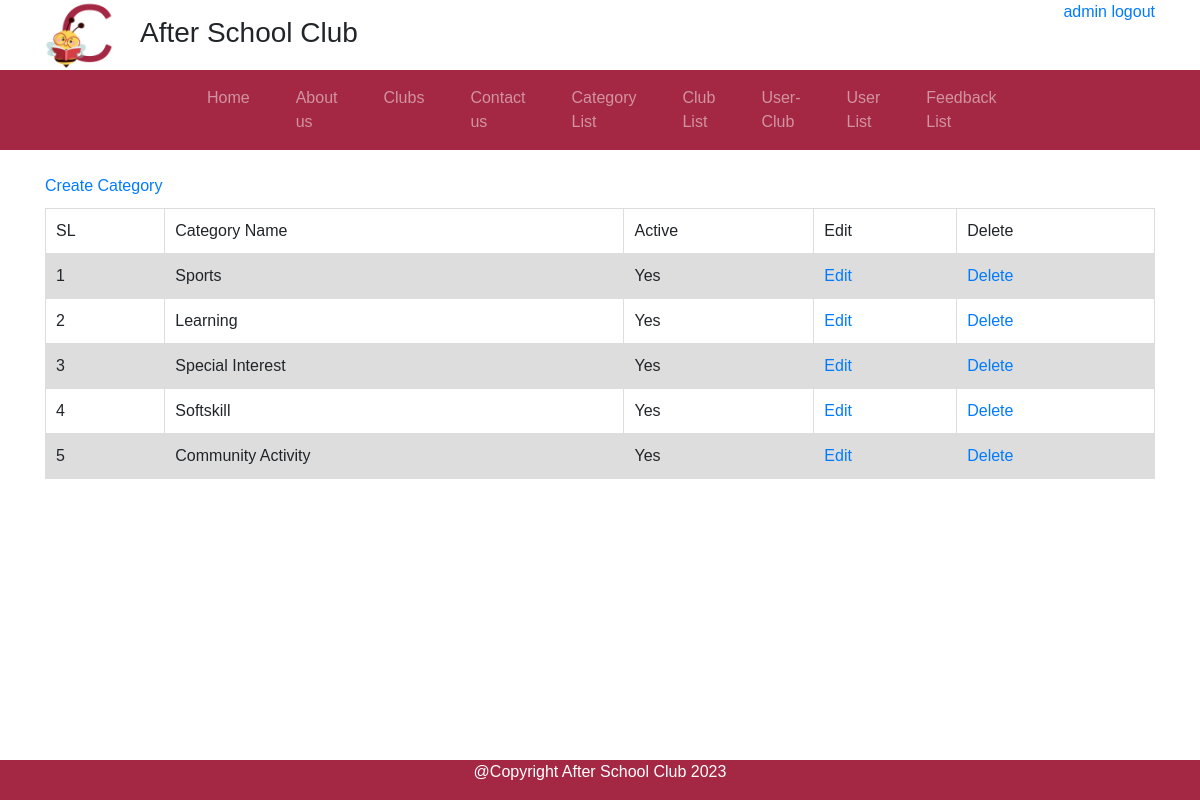
The app's page /categoryList.php (signed in) with its own data.
### tables this page shows
CREATE TABLE `category` (
  `category_id` int(100) NOT NULL,
  `name` varchar(255) NOT NULL,
  `active` tinyint(4) NOT NULL
);

### categoryList.php (the view, shortened to what this page needs)
<?php
if (isset($_SESSION['id']) && isset($_SESSION['user_name'])) {
?>
<!DOCTYPE html>
<html lang="en">
<head>
    <link rel="stylesheet" href="bootstrap-4.0.0/dist/css/bootstrap.min.css">
    <link rel="stylesheet" href="https://maxcdn.bootstrapcdn.com/font-awesome/4.7.0/css/font-awesome.min.css">
    <link rel="stylesheet" href="css/style.css">
</head>
<body>
    <div class="container">
        <div class="row">
          <div class="col-md-6 col-sm-6">
              <div class="row">
                  <div class="col-md-2 col-sm-6">
                    <img src="image/C.png" class="img-responsive" width="70" height="70">
                  </div>
                  <div class="col-md-10 col-sm-6" style="padding-top: 16px;">
                    <h3>After School Club</h3>
                  </div>
              </div>
          </div>
          <div class="col-md-6 col-sm-6" id="addLogin" style="text-align: right;">
              <a href="logout.php" ><?php echo $_SESSION['user_name']; ?> logout</a>
          </div>
        </div>
      </div>
   <nav class="navbar navbar-expand-lg navbar-dark" style="background-color: #a42744;color: white">
      <div class="" id="navbarSupportedContent">
        <ul class="navbar-nav mr-auto">
        <li class="nav-item">
            <a class="nav-link menuColor" href="index.php">Home <span class="sr-only">(current)</span></a>
          </li>
          <li class="nav-item">
            <a class="nav-link menuColor" href="aboutUs.php">About us</a>
          </li>
          <li class="nav-item">
            <a class="nav-link menuColor" href="clubs.php">Clubs</a>
          </li>
          <li class="nav-item">
            <a class="nav-link menuColor" href="contactUs.php">Contact us</a>
          </li>
          <?php if($_SESSION['admin'] == 1)
          echo '<li class="nav-item">
            <a class="nav-link menuColor" href="categoryList.php">Category List</a>
          </li>';
          ?>
          <?php if($_SESSION['admin'] == 1)
          echo '<li class="nav-item">
            <a class="nav-link menuColor" href="clubList.php">Club List</a>
          </li>';
          ?>
          <?php if($_SESSION['admin'] == 1)
          echo '<li class="nav-item">
            <a class="nav-link menuColor" href="userClubList.php">User-Club</a>
          </li>';
          ?>
          <?php if($_SESSION['admin'] == 1)
          echo '<li class="nav-item">
            <a class="nav-link menuColor" href="userList.php">User List</a>
          </li>';
          ?>
          <?php if($_SESSION['admin'] == 1)
          echo '<li class="nav-item">
            <a class="nav-link menuColor" href="feedbackList.php">Feedback List</a>
          </li>';
          ?>
        </ul>
      </div>
    </nav>
    <div class="container">
    <div class="">
      <br>
    <a class="" href="createCategory.php">Create Category</a>
<?php
require('db.php');
$query = "SELECT * FROM category ORDER BY category_id";
echo '<table border="0" cellspacing="2" cellpadding="2">
      <tr>
          <td> <font face="Arial">SL</font> </td>
          <td> <font face="Arial">Category Name</font> </td>
          <td> <font face="Arial">Active</font> </td>
          <td> <font face="Arial">Edit</font> </td>
          <td> <font face="Arial">Delete</font> </td>
      </tr>';
if ($result = $conn->query($query)) {
    $counter = 0;
    while ($row = $result->fetch_assoc()) {
        $field1name = $row["category_id"];
        $field2name = $row["name"];
        $field3name = $row["active"];
        if($field3name==1){
          $field3name = "Yes";
        } else{
          $field3name = "No";
        }
        echo '<tr>
                  <td>'.++$counter.'</td>
                  <td>'.$field2name.'</td>
                  <td>'.$field3name.'</td>
                  <td align="center"><a href="editCategory.php?id='.$field1name.'">Edit</a></td>
                  <td align="center"><a onclick="return checkDelete()" href="deleteCategory.php?id='.$field1name.'">Delete</a></td>
              </tr>';
    }
}
?>
    </div>
    </div>
    <br>
    <div class="footer">
        <p class="text-center">@Copyright After School Club 2023</p>
    </div>
</body>
</html>
<?php
}else{
     header("Location: login.php");
     exit();
}
?>

### css/style.css (style rules this page uses)
body { font-family: Arial, Helvetica, sans-serif; }
.footer { position: fixed; left: 0; bottom: 0; width: 100%; background-color:#a42744; color: white; text-align: center; }
#navbarSupportedContent { padding-left: 153px; padding-right: 183px; }
.nav-item { padding-left: 30px; }
table { border-collapse: collapse; width: 100%; border: #a42744 1px; margin-top:10px; margin-bottom:200px }
td, th { border: 1px solid #dddddd; text-align: left; padding: 10px; }
tr:nth-child(even) { background-color: #dddddd; }

### records on screen
category: name "Sports", active "Yes"
category: name "Learning", active "Yes"
category: name "Special Interest", active "Yes"
category: name "Softskill", active "Yes"
category: name "Community Activity", active "Yes"

### other values on screen
$_SESSION['user_name'] "admin"
